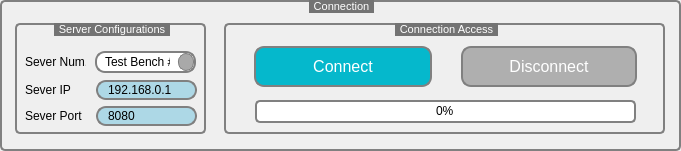
  <widget class="QGroupBox" name="Conncetion_groupBox">
   <property name="geometry">
    <rect>
     <x>115</x>
     <y>10</y>
     <width>681</width>
     <height>151</height>
    </rect>
   </property>
   <property name="font">
    <font>
     <family>Segoe UI</family>
     <pointsize>8</pointsize>
    </font>
   </property>
   <property name="styleSheet">
    <string notr="true">QGroupBox {
    background-color: qlineargradient(x1: 0, y1: 0, x2: 0, y2: 1,
                                      stop: 0 #E0E0E0, stop: 1 #FFFFFF);
    border: 2px solid gray;
    border-radius: 5px;
    margin-top: 1ex; /* leave space at the top for the title */
}

QGroupBox::title {
    subcontrol-origin: margin;
    subcontrol-position: top center; /* position at the top center */
    padding: 0 3px;
    background-color:  rgb(115,115,115);
	 color: white;
}</string>
   </property>
   <property name="title">
    <string>Connection</string>
   </property>
   <widget class="QGroupBox" name="Server_Configurations_groupBox">
    <property name="geometry">
     <rect>
      <x>15</x>
      <y>23</y>
      <width>191</width>
      <height>111</height>
     </rect>
    </property>
    <property name="font">
     <font>
      <family>Segoe UI</family>
      <pointsize>8</pointsize>
     </font>
    </property>
    <property name="styleSheet">
     <string notr="true">QGroupBox {
    background-color: qlineargradient(x1: 0, y1: 0, x2: 0, y2: 1,
                                      stop: 0 #E0E0E0, stop: 1 #FFFFFF);
    border: 2px solid gray;
    border-radius: 5px;
    margin-top: 1ex; /* leave space at the top for the title */
}

QGroupBox::title {
    subcontrol-origin: margin;
    subcontrol-position: top center; /* position at the top center */
    padding: 0 3px;
    background-color:  rgb(115,115,115);
	 color: white;
}</string>
    </property>
    <property name="title">
     <string>Server Configurations</string>
    </property>
    <widget class="QComboBox" name="Server_Number_comboBox">
     <property name="geometry">
      <rect>
       <x>80</x>
       <y>28</y>
       <width>101</width>
       <height>22</height>
      </rect>
     </property>
     <property name="font">
      <font>
       <family>Segoe UI</family>
      </font>
     </property>
     <property name="styleSheet">
      <string notr="true">QComboBox {
    border: 2px solid gray;
    border-radius: 10px;
    padding: 0 8px;
    background: white;
    selection-background-color: darkgray;
}

QComboBox::drop-down {
	 border: 1px solid gray;
	 border-radius: 8px;
	 background-color: darkgray;
}</string>
     </property>
     <item>
      <property name="text">
       <string>Test Bench #1</string>
      </property>
     </item>
     <item>
      <property name="text">
       <string>Test Bench #2</string>
      </property>
     </item>
     <item>
      <property name="text">
       <string>Test Bench #3</string>
      </property>
     </item>
    </widget>
    <widget class="QLabel" name="Server_Number_label">
     <property name="geometry">
      <rect>
       <x>10</x>
       <y>31</y>
       <width>61</width>
       <height>16</height>
      </rect>
     </property>
     <property name="font">
      <font>
       <family>Segoe UI</family>
      </font>
     </property>
     <property name="text">
      <string>Sever Num.</string>
     </property>
    </widget>
    <widget class="QLabel" name="Server_IP_label">
     <property name="geometry">
      <rect>
       <x>10</x>
       <y>59</y>
       <width>61</width>
       <height>16</height>
      </rect>
     </property>
     <property name="font">
      <font>
       <family>Segoe UI</family>
      </font>
     </property>
     <property name="text">
      <string>Sever IP</string>
     </property>
    </widget>
    <widget class="QLineEdit" name="Server_IP_lineEdit">
     <property name="enabled">
      <bool>true</bool>
     </property>
     <property name="geometry">
      <rect>
       <x>81</x>
       <y>57</y>
       <width>101</width>
       <height>20</height>
      </rect>
     </property>
     <property name="font">
      <font>
       <family>Segoe UI</family>
      </font>
     </property>
     <property name="styleSheet">
      <string notr="true">QLineEdit {
    border: 2px solid gray;
    border-radius: 10px;
    padding: 0 8px;
    background: white;
    selection-background-color: darkgray;
}

QLineEdit:read-only {
    background: lightblue;
}
</string>
     </property>
     <property name="text">
      <string>192.168.0.1</string>
     </property>
     <property name="readOnly">
      <bool>true</bool>
     </property>
    </widget>
    <widget class="QLineEdit" name="Server_Port_lineEdit">
     <property name="enabled">
      <bool>true</bool>
     </property>
     <property name="geometry">
      <rect>
       <x>81</x>
       <y>83</y>
       <width>101</width>
       <height>20</height>
      </rect>
     </property>
     <property name="font">
      <font>
       <family>Segoe UI</family>
      </font>
     </property>
     <property name="styleSheet">
      <string notr="true">QLineEdit {
    border: 2px solid gray;
    border-radius: 10px;
    padding: 0 8px;
    background: white;
    selection-background-color: darkgray;
}

QLineEdit:read-only {
    background: lightblue;
}
</string>
     </property>
     <property name="text">
      <string>8080</string>
     </property>
     <property name="readOnly">
      <bool>true</bool>
     </property>
    </widget>
    <widget class="QLabel" name="Server_Port_label">
     <property name="geometry">
      <rect>
       <x>10</x>
       <y>85</y>
       <width>61</width>
       <height>16</height>
      </rect>
     </property>
     <property name="font">
      <font>
       <family>Segoe UI</family>
      </font>
     </property>
     <property name="text">
      <string>Sever Port</string>
     </property>
    </widget>
   </widget>
   <widget class="QGroupBox" name="Conncetion_Access_groupBox">
    <property name="geometry">
     <rect>
      <x>224</x>
      <y>23</y>
      <width>441</width>
      <height>111</height>
     </rect>
    </property>
    <property name="font">
     <font>
      <family>Segoe UI</family>
      <pointsize>8</pointsize>
     </font>
    </property>
    <property name="styleSheet">
     <string notr="true">QGroupBox {
    background-color: qlineargradient(x1: 0, y1: 0, x2: 0, y2: 1,
                                      stop: 0 #E0E0E0, stop: 1 #FFFFFF);
    border: 2px solid gray;
    border-radius: 5px;
    margin-top: 1ex; /* leave space at the top for the title */
}

QGroupBox::title {
    subcontrol-origin: margin;
    subcontrol-position: top center; /* position at the top center */
    padding: 0 3px;
    background-color:  rgb(115,115,115);
	 color: white;
}</string>
    </property>
    <property name="title">
     <string>Connection Access</string>
    </property>
    <widget class="QPushButton" name="Disconnect_pushButton">
     <property name="geometry">
      <rect>
       <x>237</x>
       <y>23</y>
       <width>176</width>
       <height>41</height>
      </rect>
     </property>
     <property name="font">
      <font>
       <family>Segoe UI</family>
       <pointsize>12</pointsize>
      </font>
     </property>
     <property name="styleSheet">
      <string notr="true">QPushButton {
    color: white;
	background-color: rgb(175,175,175);
	border: 2px solid grey;
    border-width: 2px;
    border-radius: 10px;    
	min-width: 10em;
    padding: 6px;
}
QPushButton:pressed {
    background-color: grey;
    border-style: inset;
}</string>
     </property>
     <property name="text">
      <string>Disconnect</string>
     </property>
    </widget>
    <widget class="QProgressBar" name="Conncection_progressBar">
     <property name="geometry">
      <rect>
       <x>31</x>
       <y>77</y>
       <width>381</width>
       <height>23</height>
      </rect>
     </property>
     <property name="styleSheet">
      <string notr="true">QProgressBar {
    border: 2px solid grey;
    border-radius: 5px;	
}

QProgressBar::chunk {
    background-color: #05B8CC;
    width: 20px;
}

QProgressBar {
    border: 2px solid grey;
    border-radius: 5px;
    text-align: center;
}</string>
     </property>
     <property name="value">
      <number>0</number>
     </property>
     <property name="textVisible">
      <bool>true</bool>
     </property>
    </widget>
    <widget class="QPushButton" name="Connect_pushButton">
     <property name="geometry">
      <rect>
       <x>30</x>
       <y>23</y>
       <width>178</width>
       <height>41</height>
      </rect>
     </property>
     <property name="font">
      <font>
       <family>Segoe UI</family>
       <pointsize>12</pointsize>
       <weight>50</weight>
       <italic>false</italic>
       <bold>false</bold>
      </font>
     </property>
     <property name="styleSheet">
      <string notr="true">QPushButton {
    color: white;
	background-color: #05B8CC;
	border: 2px solid grey;
    border-width: 2px;
    border-radius: 10px;    
     
	min-width: 10em;
    padding: 6px;
}
QPushButton:pressed {
    background-color: grey;
    border-style: inset;
}</string>
     </property>
     <property name="text">
      <string>Connect</string>
     </property>
    </widget>
   </widget>
  </widget>
